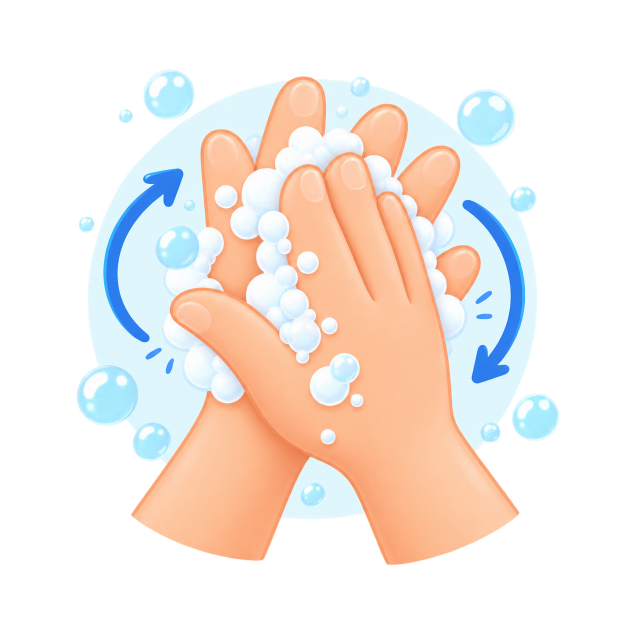
#> input picture assets/images/Paso1.png, 1254 x 1254 px (shown at 1/2 size)
$ python -i ui.py   (imports and definitions only)
#> lines starting #> are read from the running program, lines starting #| are printed output that depends on the picture
#> further down, picture is the input picture: PIL image 1254x1254 RGBA; mean R, G, B, A 108.8, 99.4, 93, 116.4
from __future__ import annotations

from pathlib import Path
import tkinter as tk

import cv2
from PIL import Image, ImageChops, ImageTk

from .config import STEP_TITLES, image_path
from .state_machine import AppState, SessionStateMachine


WHITE = "#FFFFFF"
FOREST = "#064E3B"
TEAL = "#10B58B"
MINT = "#DDF7EC"
SKY = "#DFF6FF"
BLUE = "#49BEE8"
CORAL = "#FF6B5F"
GREEN = "#2DBE63"
PANEL = "#F2F5F5"
MUTED = "#5E786F"


# [4 lines left out: function _contain, not called in this run]


def _trim_white(image: Image.Image) -> Image.Image:
    rgba = image.convert("RGBA")
    flat = Image.new("RGBA", rgba.size, (255, 255, 255, 255))
#> flat: PIL image 1254x1254 RGBA; every value is 255
    difference = ImageChops.difference(rgba, flat).convert("L")
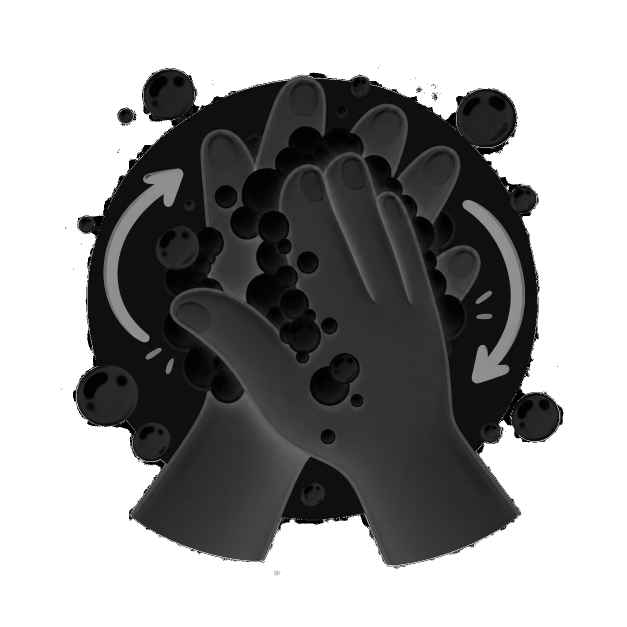
#> difference: PIL image 1254x1254 L (shown at 1/2 size); min 0, max 255, mean 153.5
    bbox = difference.point(lambda value: 255 if value > 12 else 0).getbbox()
#> bbox = (0, 0, 1254, 1254)
    return rgba.crop(bbox) if bbox else rgba


class LaiaView(tk.Canvas):
    # [13 lines left out: function __init__, not called in this run]

    def set_frame(self, frame_bgr) -> None:
        self.frame_bgr = frame_bgr
        self._update_camera_image()

    def set_camera_detail(self, detail: str) -> None:
        self.camera_detail = detail

    # [220 lines left out: functions render, _font, _decorations, _star, _load, _place_image and 7 more, not called in this run]

>>> from PIL import Image
>>> picture = Image.open('../assets/images/Paso1.png')
>>> result = _trim_white(picture)

$ run again, on assets/images/Paso2.png
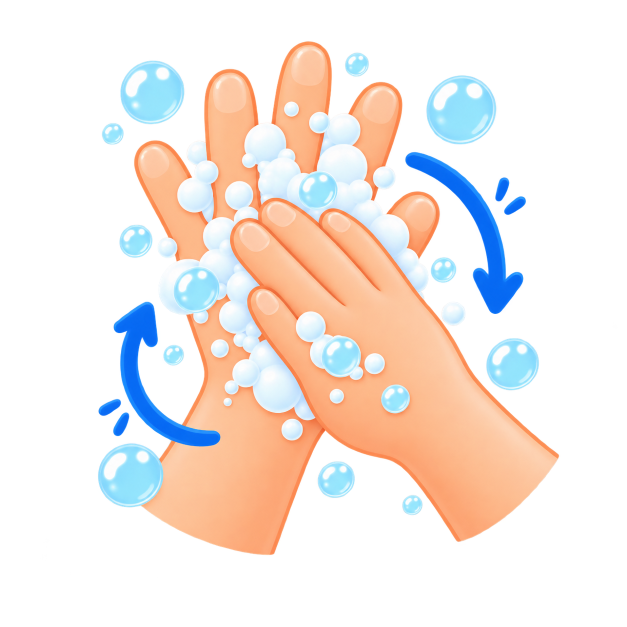
#> input picture assets/images/Paso2.png, 1254 x 1254 px (shown at 1/2 size)
#> picture is the input picture: PIL image 1254x1254 RGBA; mean R, G, B, A 85.1, 75.8, 70.8, 92.2
#> flat: PIL image 1254x1254 RGBA; every value is 255
#> in _trim_white, `difference = ImageChops.difference(rgba, flat).convert("L")`:
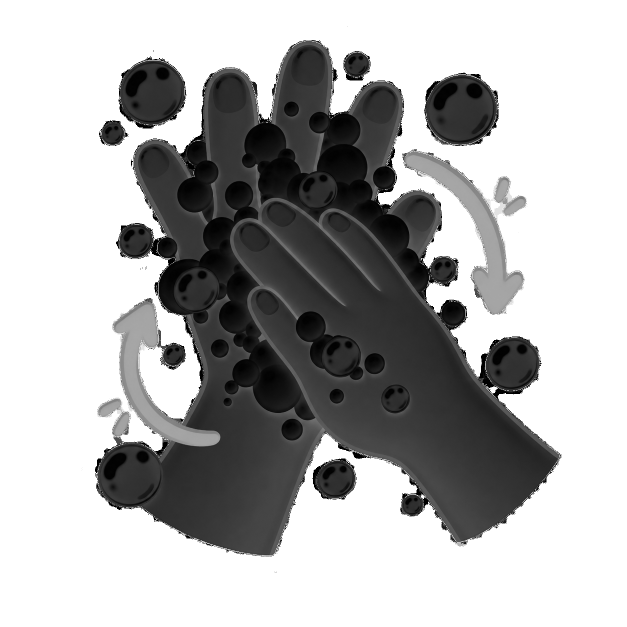
#> difference: PIL image 1254x1254 L (shown at 1/2 size); min 0, max 255, mean 177
#> bbox = (0, 0, 1254, 1254)

$ run again, on assets/images/Paso3.png
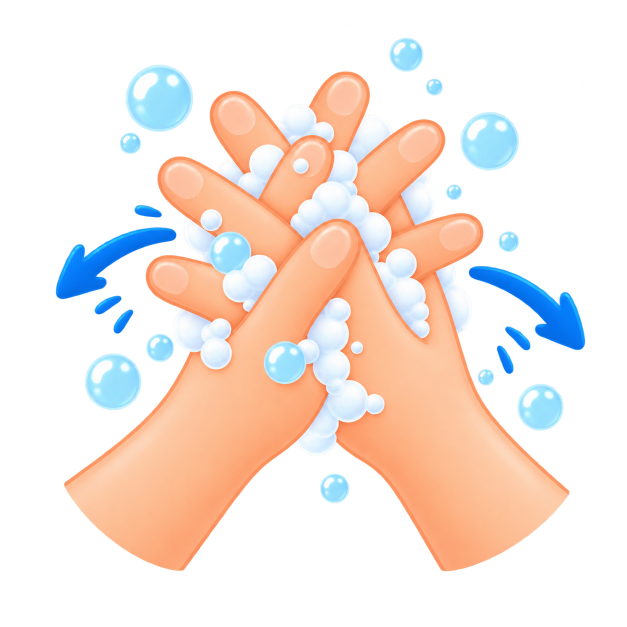
#> input picture assets/images/Paso3.png, 1254 x 1254 px (shown at 1/2 size)
#> picture is the input picture: PIL image 1254x1254 RGBA; mean R, G, B, A 94, 81.7, 74.8, 98.8
#> flat: PIL image 1254x1254 RGBA; every value is 255
#> in _trim_white, `difference = ImageChops.difference(rgba, flat).convert("L")`:
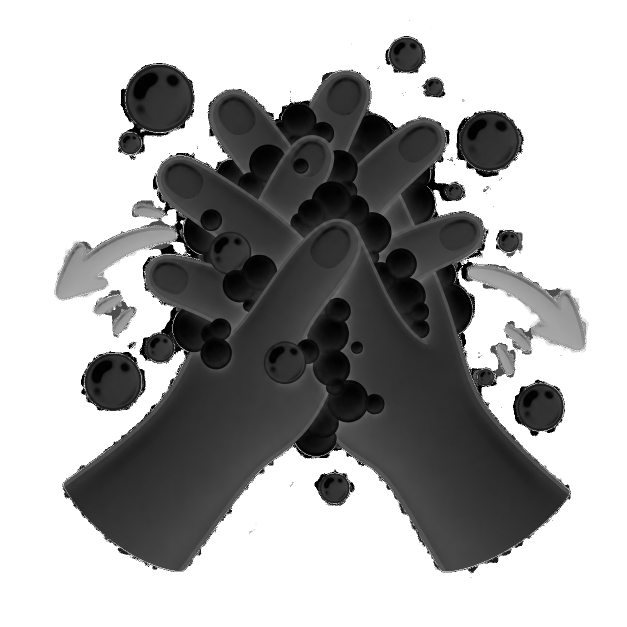
#> difference: PIL image 1254x1254 L (shown at 1/2 size); min 0, max 255, mean 170.4
#> bbox = (0, 0, 1254, 1254)

$ run again, on assets/images/Paso4.png
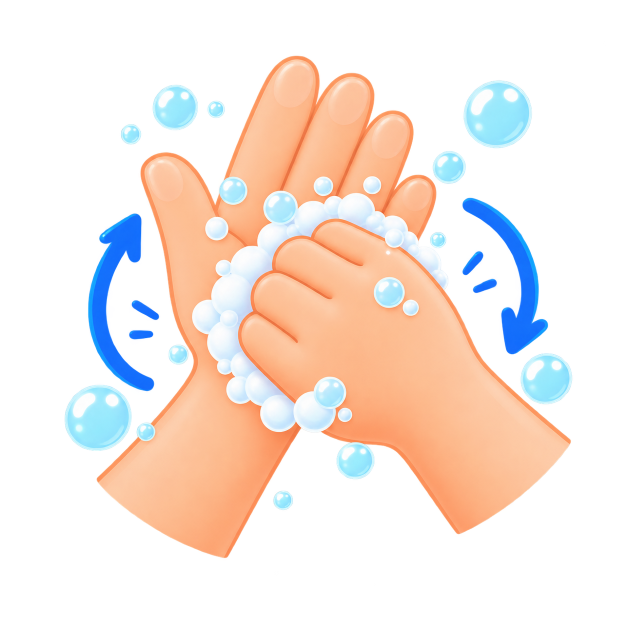
#> input picture assets/images/Paso4.png, 1254 x 1254 px (shown at 1/2 size)
#> picture is the input picture: PIL image 1254x1254 RGBA; mean R, G, B, A 87.2, 74.7, 67.9, 92.2
#> flat: PIL image 1254x1254 RGBA; every value is 255
#> in _trim_white, `difference = ImageChops.difference(rgba, flat).convert("L")`:
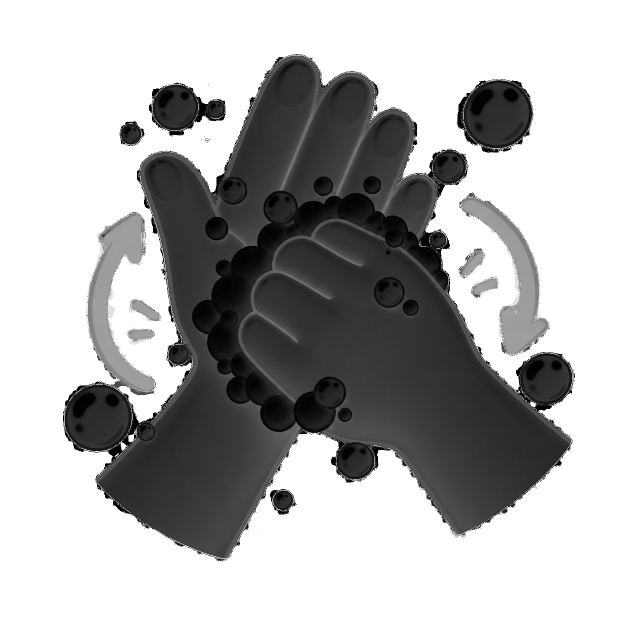
#> difference: PIL image 1254x1254 L (shown at 1/2 size); min 0, max 255, mean 177.4
#> bbox = (0, 0, 1254, 1254)
